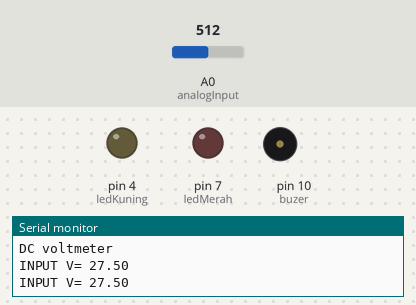
This sketch was run on a simulated Arduino Uno, built with avr-gcc and run on an emulated ATmega328P. Shown: output pins drawn as LEDs (lit = HIGH), buzzer (waves = sounding, pin HIGH), the last lines printed to the serial monitor. The test bench sets the inputs (shaded band); at power-on: A0 (analogInput) = 512.

Above: at 1.8 s.
1.9 s: A0 (analogInput) set to 122
At 3.3 s:
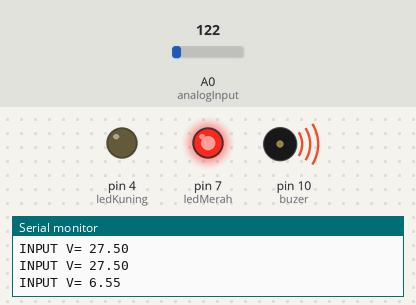
5.5 s: A0 (analogInput) set to 188
9.6 s: A0 (analogInput) set to 212
At 12.7 s:
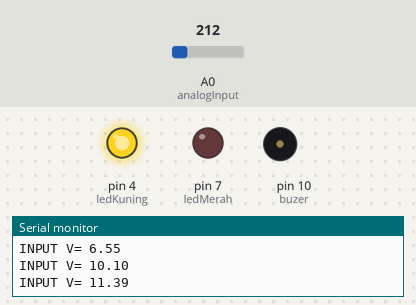
13.7 s: A0 (analogInput) set to 306
At 14.8 s:
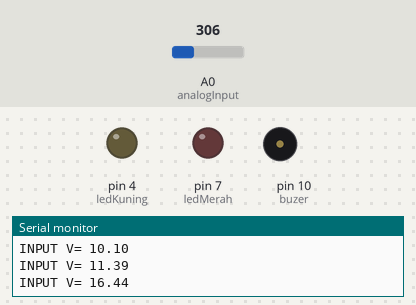
Timing chart, 0 to 16.2 s (numbered marks = the images above; inputs shaded):
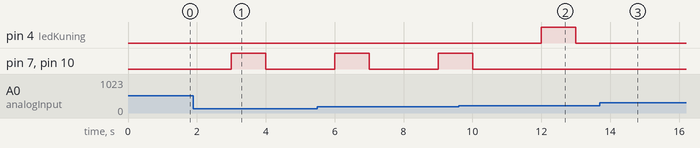

Measured:
- the behaviour switches between 197 and 198 on A0 (analogInput) (found by bisection; images 1 and 2)
- after the input at 1.9 s, pin 7 (ledMerah), pin 10 (buzer): LOW → HIGH after 1.1 s, → LOW 1.0 s later
- after the input at 9.6 s, pin 4 (ledKuning): LOW → HIGH after 2.4 s, → LOW 1.0 s later; pin 7 (ledMerah), pin 10 (buzer): goes on until 10.0 s, then stays LOW
- after the input at 13.7 s, pin 4 (ledKuning): stays LOW (without the input it goes to HIGH after 1.3 s)

The sketch:

sketch_feb08a.ino
```cpp
const int analogInput = A0;  // analog input
float vout = 0.0;
float vin = 0.0;
float R1 = 100000.0;
float R2 = 10000.0;
int value = 0;
int ledKuning = 4;
int ledMerah = 7;
int buzer = 10;

void setup()
{
  pinMode (analogInput,INPUT);
  pinMode (ledKuning, OUTPUT);
  pinMode (ledMerah, OUTPUT);
  pinMode (buzer, OUTPUT);
  Serial.begin (9600);
  Serial.println ("DC voltmeter");
}

void loop()
{
  value = analogRead (analogInput);
  vout = (value * 5.0) / 1024.0;   // formula byte data
  vin = vout / (R2/(R1+R2));  // v.divider rule
  if (vin<0.09)
  {
    vin=0.0;
  }
  Serial.print("INPUT V= ");
  Serial.println(vin);
  delay(1000);

  if (vin < 10.6 )
  {
    digitalWrite (ledMerah, HIGH);
    merah();
  }
  else if (vin < 11.5)
  {
    digitalWrite(ledKuning, HIGH);
    kuning();
  }
  else
  {
    digitalWrite(ledKuning, LOW);
    digitalWrite(ledMerah, LOW);
    digitalWrite(buzer, LOW);
  }
}

void kuning()
{
  digitalWrite(ledKuning, HIGH);
  delay(1000);
  digitalWrite(ledKuning, LOW);
  delay(1000);
}

void merah()
{
  digitalWrite(ledMerah, HIGH);
  digitalWrite(buzer, HIGH);
  delay(1000);
  digitalWrite(ledMerah, LOW);
  digitalWrite(buzer, LOW);
  delay(1000);
}
```
